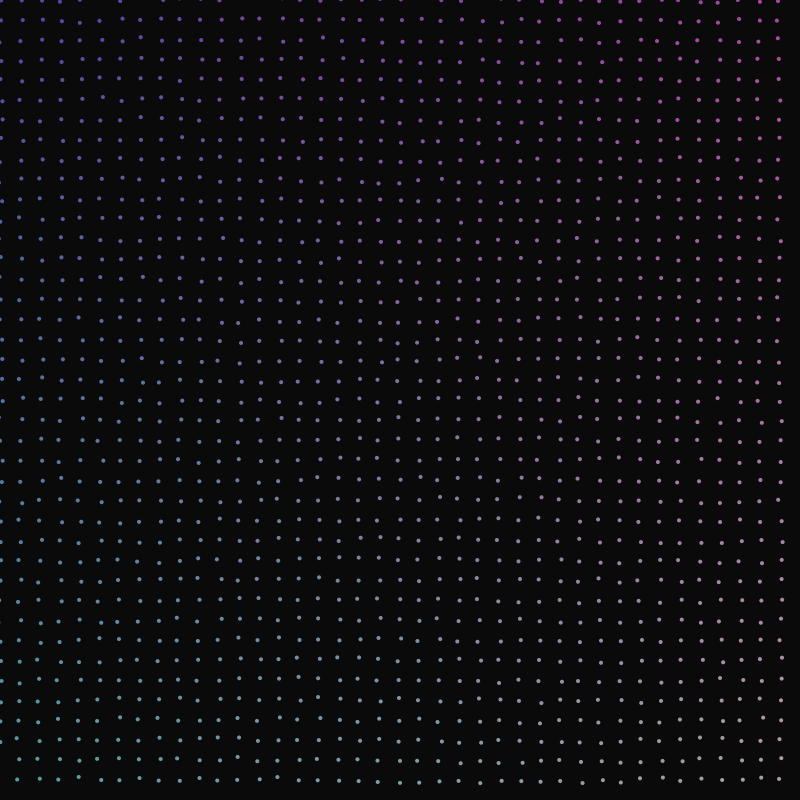
Frame 1 (no input)
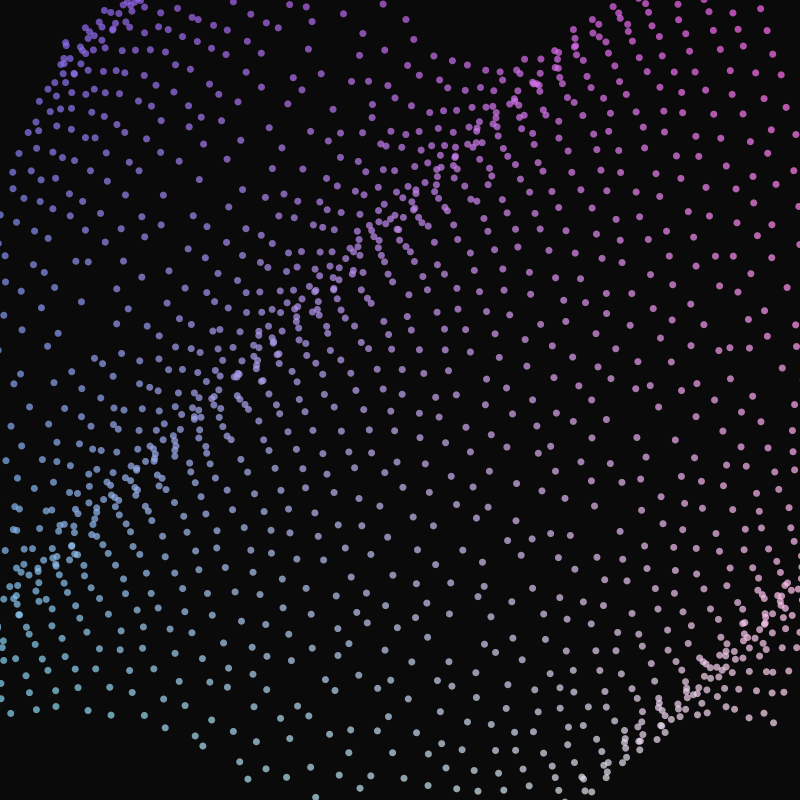
Frame 60 (the mouse pressed at the canvas centre just before this capture)
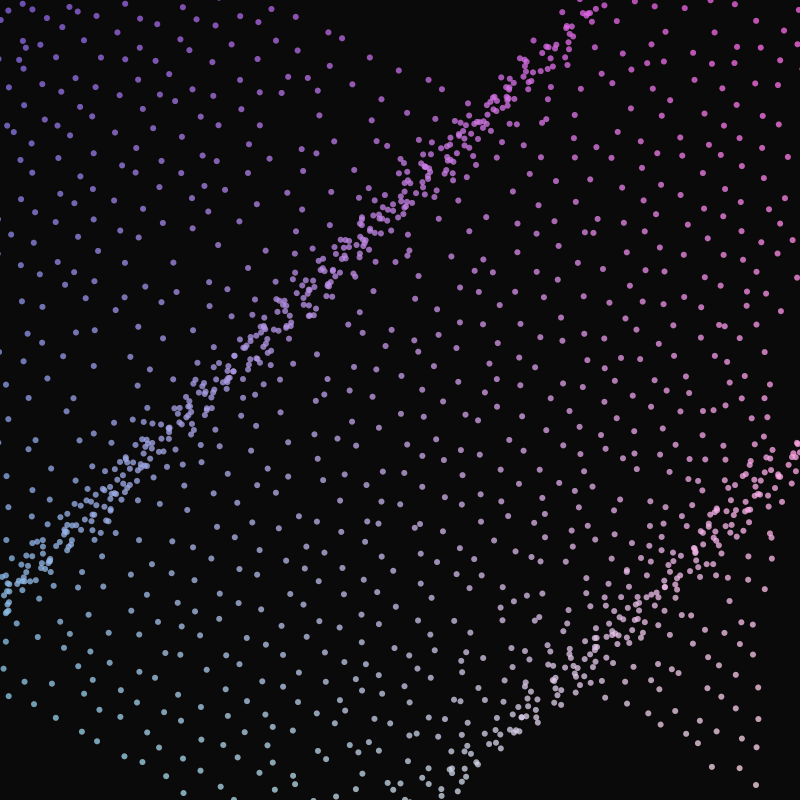
Frame 120 (the mouse held since frame 60 and released just before this capture)

The Processing sketch that drew these frames (run headless with seeded random() and noise(); from frame 60 on, the mouse is pressed at the canvas centre):

// Processing sketch: chatGPTart7
// ── chatGPTart7.pde
int gridSize = 20;  // Control the spacing of the grid
int numRows = 40;   // Rows in the grid
int numCols = 40;   // Columns in the grid
Point[][] points = new Point[numRows][numCols];

void setup() {
  size(800, 800);
  noStroke();
  
  // Initialize points in a lattice grid
  for (int row = 0; row < numRows; row++) {
    for (int col = 0; col < numCols; col++) {
      float x = col * gridSize + random(-2, 2);  // Small randomness for fluidity
      float y = row * gridSize + random(-2, 2);  // Small randomness for fluidity
      points[row][col] = new Point(x, y);
    }
  }
}

void draw() {
  background(10);
  
  // Update and display points
  for (int row = 0; row < numRows; row++) {
    for (int col = 0; col < numCols; col++) {
      points[row][col].update(row, col);
      points[row][col].display();
    }
  }
}

class Point {
  PVector pos;
  PVector vel;
  float size = 4;
  float pulseSpeed = 0.05;
  float pulseSize = 4;
  float trailOpacity = 50;
  float randomness = 0.3;  // Amount of randomness applied to movement

  Point(float x, float y) {
    pos = new PVector(x, y);
    vel = PVector.random2D();
  }

  void update(int row, int col) {
    // Introduce a subtle wave movement with both waves affecting the position
    float wave1 = sin(frameCount * 0.05 + (row + col) * 0.1) * 3;
    float wave2 = cos(frameCount * 0.03 + (row + col) * 0.2) * 3;
    
    PVector force = new PVector(wave1, wave2);
    
    // Apply small amounts of random force to make the points move unpredictably sometimes
    if (random(1) < randomness) {
      force.add(PVector.random2D().mult(2));  // A random "disturbance"
    }
    
    vel.add(force);

    // Apply velocity and update position
    vel.limit(1.5);  // Limit speed to maintain stability
    pos.add(vel);

    // Pulse the size of the point
    pulseSize += pulseSpeed;
    if (pulseSize > 8 || pulseSize < 4) pulseSpeed *= -1;
    
    // Create a fading trail effect
    trailOpacity = max(0, trailOpacity - 0.5);
  }

  void display() {
    // Add a smooth trail effect
    fill(255, 100, 150, trailOpacity);
    ellipse(pos.x, pos.y, pulseSize, pulseSize);
    
    // Vibrant color shift based on position
    float r = map(pos.x, 0, width, 100, 255);
    float g = map(pos.y, 0, height, 100, 255);
    fill(r, g, 255, 150);
    
    // Draw the point itself
    ellipse(pos.x, pos.y, pulseSize, pulseSize);
    
    // Gradually increase opacity for the trail
    trailOpacity = min(255, trailOpacity + 1);
  }
}
